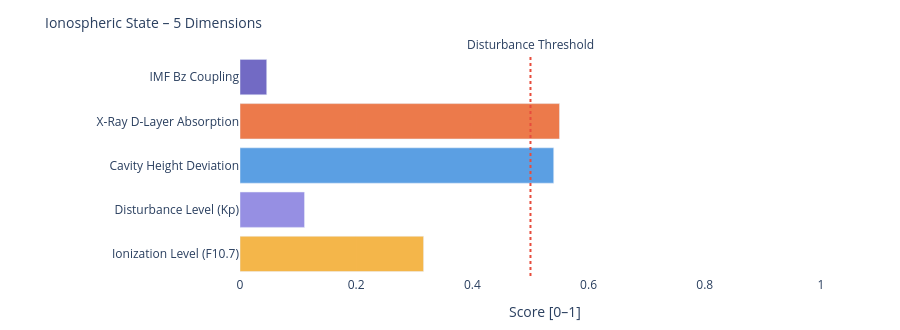

The cell this chart's notebook holds for it:
### Markdown cell above
---
### 📐 Systemic Insight: Geometric Cavity vs. Real Schumann Resonance

**Relevant for:** Layer 6 = delta analysis &nbsp;|&nbsp; Layer 7 = feature vector / system interpretation

A cavity height change from 80 km to 70 km shifts the **idealized geometric frequencies** only minimally:

| Modus | Aktuell | Referenz | Δ |
|-------|---------|----------|---|
| SR-1 | 10.4762 Hz | 10.4599 Hz | +16 mHz |
| SR-2 | 18.1452 Hz | 18.1171 Hz | +28 mHz |
| SR-3 | 25.6612 Hz | 25.6215 Hz | +40 mHz |
| SR-4 | 33.1285 Hz | 33.0772 Hz | +51 mHz |

The geometric effect is limited because 10 km is very small compared to Earth's radius (~6371 km).

**Consequence:** Real Schumann deviations are likely driven more strongly by **conductivity, damping, day/night structure, lightning distribution and source geometry** than by pure cavity height.

---

**Layer 6 compares:**
```
geometric Δ from Layer 4  vs.  observed Δ from real Schumann measurement data
```

**Layer 7 Feature:**
```
If real Δ >> geometric Δ  →  non-geometric factors dominant
```

### Code cell
# ============================================================
# IONOSPHERIC STATE – Summary gauge
# Five dimensions: ionization, disturbance, cavity height, X-Ray, Bz coupling
# ============================================================

def norm(v, lo, hi):
    if v is None: return None
    return round(max(0.0, min(1.0, (v - lo) / (hi - lo))), 3)

# Ionization level (F10.7 → F2-Layer)
ioniz = norm(f107_val, 60, 250)

# Disturbance level (Kp → E/F-Layer irregularities)
disturb = norm(kp_val, 0, 9)

# Cavity height deviation from reference (80 km)
h_dev = norm(abs(h_eff - 80), 0, 20)

# X-Ray ionization (D-Layer absorption)
xray_ioniz = None
if xray_now is not None:
    xray_ioniz = norm(math.log10(max(xray_now, 1e-9)) + 9, 0, 5)

# Bz coupling (southward Bz → stronger magnetosphere-ionosphere coupling)
bz_coupling = norm(-(bz_now or 0), -5, 30) if bz_now is not None else None

dims = [
    ('Ionization Level (F10.7)',    ioniz,      '#F2A623'),
    ('Disturbance Level (Kp)',      disturb,    '#7F77DD'),
    ('Cavity Height Deviation',     h_dev,      '#378ADD'),
    ('X-Ray D-Layer Absorption',    xray_ioniz, '#E85D24'),
    ('IMF Bz Coupling',             bz_coupling,'#534AB7'),
]

fig = go.Figure()
for name, val, col in dims:
    if val is not None:
        h = int(val * 20)
        bar = '█' * h + '░' * (20 - h)
        label = f'{name}:  {bar}  {val:.3f}'
    else:
        label = f'{name}:  {"─" * 20}  n/a'
    fig.add_trace(go.Bar(
        x=[val if val is not None else 0],
        y=[name],
        orientation='h',
        marker_color=col, opacity=0.82,
        showlegend=False
    ))

fig.add_vline(x=0.5, line_dash='dot', line_color='#e74c3c',
              annotation_text='Disturbance Threshold', annotation_position='top')
fig.update_layout(
    title=dict(text='Ionospheric State – 5 Dimensions', font=dict(size=14)),
    xaxis=dict(title='Score [0–1]', range=[0, 1.05]),
    height=330, plot_bgcolor='rgba(0,0,0,0)', paper_bgcolor='rgba(0,0,0,0)',
    margin=dict(l=240, r=50, t=55, b=40)
)
fig.show()

print(f'\nIonospheric state:')
for name, val, _ in dims:
    print(f'  {name:<35} {val:.3f}' if val is not None else f'  {name:<35} n/a')

### Figure 1 — Plotly figure (JSON) as saved in the notebook; plotly's stock layout.template omitted (floating-point values rounded to 4 significant figures)
{"data": [{"marker": {"color": "#F2A623"}, "opacity": 0.82, "orientation": "h", "showlegend": false, "type": "bar", "x": [0.316], "y": ["Ionization Level (F10.7)"]}, {"marker": {"color": "#7F77DD"}, "opacity": 0.82, "orientation": "h", "showlegend": false, "type": "bar", "x": [0.111], "y": ["Disturbance Level (Kp)"]}, {"marker": {"color": "#378ADD"}, "opacity": 0.82, "orientation": "h", "showlegend": false, "type": "bar", "x": [0.54], "y": ["Cavity Height Deviation"]}, {"marker": {"color": "#E85D24"}, "opacity": 0.82, "orientation": "h", "showlegend": false, "type": "bar", "x": [0.55], "y": ["X-Ray D-Layer Absorption"]}, {"marker": {"color": "#534AB7"}, "opacity": 0.82, "orientation": "h", "showlegend": false, "type": "bar", "x": [0.046], "y": ["IMF Bz Coupling"]}], "layout": {"annotations": [{"showarrow": false, "text": "Disturbance Threshold", "x": 0.5, "xanchor": "center", "xref": "x", "y": 1, "yanchor": "bottom", "yref": "y domain"}], "height": 330, "margin": {"b": 40, "l": 240, "r": 50, "t": 55}, "paper_bgcolor": "rgba(0,0,0,0)", "plot_bgcolor": "rgba(0,0,0,0)", "shapes": [{"line": {"color": "#e74c3c", "dash": "dot"}, "type": "line", "x0": 0.5, "x1": 0.5, "xref": "x", "y0": 0, "y1": 1, "yref": "y domain"}], "title": {"font": {"size": 14}, "text": "Ionospheric State – 5 Dimensions"}, "xaxis": {"range": [0, 1.05], "title": {"text": "Score [0–1]"}}}}
